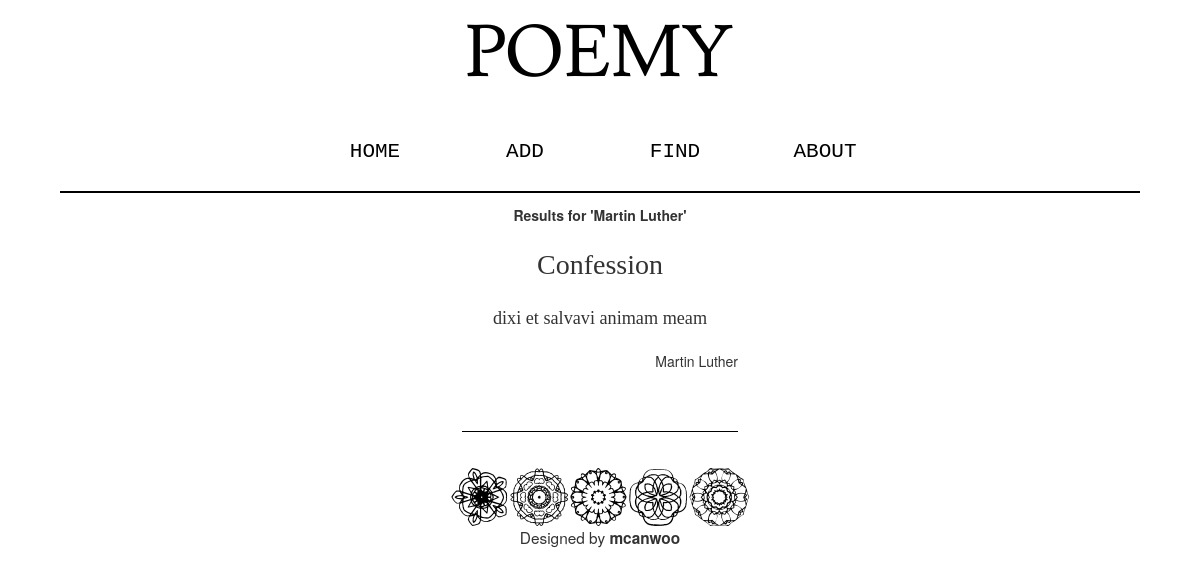
The page /result.php?keyword=Martin Luther on the database its author committed.
### tables this page shows
CREATE TABLE IF NOT EXISTS `poem` (
  `id` int(11) NOT NULL AUTO_INCREMENT,
  `poet` varchar(50) NOT NULL,
  `poem` text NOT NULL,
  `pdate` date DEFAULT NULL,
  `sdate` date DEFAULT NULL,
  `name` varchar(50) NOT NULL,
  PRIMARY KEY (`id`)
);

### result.php (the view, shortened to what this page needs)
<?php
$keyword=$_GET["keyword"];
if (empty($keyword)) {
echo "please fill the field !";
}
else {
    $sec=mysql_query("select * from poem where poet like '%$keyword%'");
}
 ?>
 <html>
 <link href="normalize.css" rel="stylesheet">
 <link href="style.css" rel="stylesheet">
 <link rel="stylesheet" href="https://maxcdn.bootstrapcdn.com/bootstrap/3.3.6/css/bootstrap.min.css">
 <link rel="stylesheet" href="https://maxcdn.bootstrapcdn.com/bootstrap/3.3.6/css/bootstrap-theme.min.css">
   <head>
   </head>
   <body style="text-align:center">
 <img src="lusitana.regular.png"  style="margin-top:2%">
 <div id="navbar" class="row" style="color:black; margin-top:5%; " >
     <div class="col-md-3">
 <a style="text-decoration:none;color:black;  color: 928D88#; col-md" href="index.php">HOME</a>
 </div><div class="col-md-3">
 <a  style="text-decoration:none;color:black;color: 928D88#;" href="submit.php">ADD</a>
 </div><div class="col-md-3">
 <a style="text-decoration:none;color:black;color: 928D88#;" href="find.php">FIND</a>
 </div>
 <div class="col-md-3">
 <a style="text-decoration:none;color:black;" href="about.php">ABOUT</a>
 </div>
 </div>
 <div id="line">
 </div>
 <div id="content">
<?php
echo "<div id='resultstext'>";
echo "<b>Results for '" ;
echo $keyword;
echo "'</b>";
 echo "</div>";
?>
 <?php
 while ($dizi=mysql_fetch_array($sec)) {
 echo "<br/>";
 echo "<div id='baslik'>";
 echo $dizi["name"];
 echo "</div>";
 echo "<br/>";
 echo "<div id='siir'>";
 echo $dizi["poem"];
 echo "</div>";
 echo "<br/>";
 echo "<div id='yazar's>";
 echo $dizi["poet"];
 echo "</div>";
 echo "<br/>";
 echo "<br/>";
 echo "<br/>";
 echo "<div id='lines'>";
 echo "</div>";
 }
  ?>
 </div>
 <img src="extasy.regular.png"  style="margin-top:2%">
 <div class="footer">
 Designed by <b href="mefa">mcanwoo</b>
 </div>
   </body>
 </html>

### style.css (style rules this page uses)
#content { text-align: center; width: 25%; margin-left: auto; margin-right: auto; padding: 1%; }
#siir { font-size: 130%; color: #333333; font-family: ‘Palatino Linotype’, ‘Book Antiqua’, Palatino, serif; }
#baslik { font-size: 200%; color: #333333; font-family: ‘Palatino Linotype’, ‘Book Antiqua’, Palatino, serif; }
#lines { background-color: black; height: 0.2%; margin-left: auto; margin-right: auto; }
.footer { height: 5%; text-align: center; font-size: 110% }
#line { background-color: black; height: 0.2%; margin-left: auto; margin-right: auto; width: 90%; margin-top: 2%; }
#navbar { margin-left: auto; margin-right: auto; width: 50%; text-align: center; padding-left: 0; padding-right: 0; word-spacing: 169%; }
#yazar { text-align: right; }
a { font-size: 150%; font-family: Courier, Monaco, monospace; }

### rows shown on the page
poem: name "Confession", poem "dixi et salvavi animam meam", poet "Martin Luther"

### other values the page prints
$keyword "Martin Luther"
